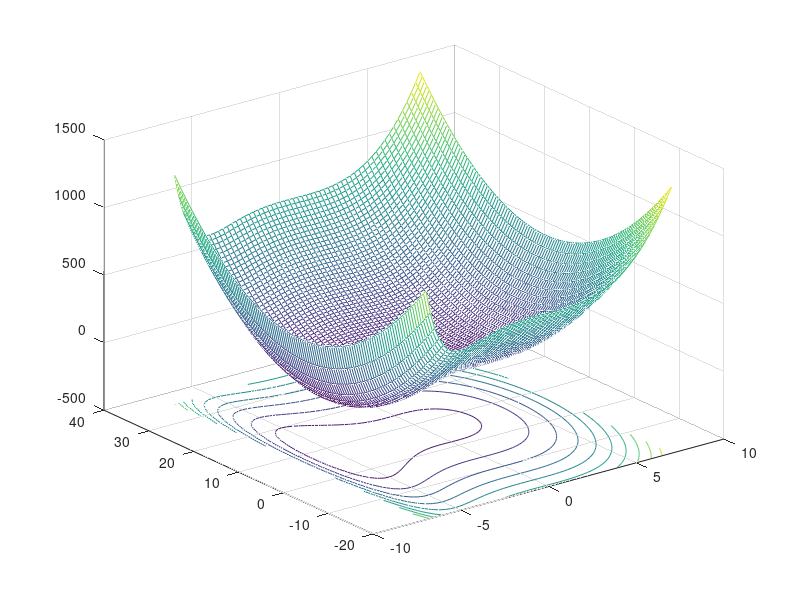
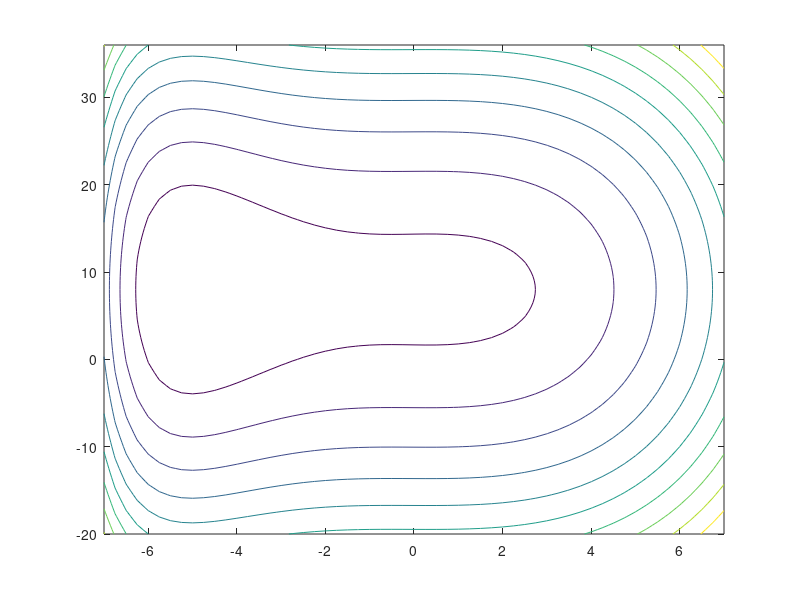

These charts were generated, in order, by the following MATLAB code:
close all;clear all;clc

[x,y]=meshgrid(-7:.25:7,-20:.5:36);

% [x]=meshgrid(-7:.25:7);
% [y]=meshgrid(-7:.25:7);

z=2.*x.^3+(y-8).^2+exp(-x);

meshc(x,y,z)
figure
contour(x,y,z)